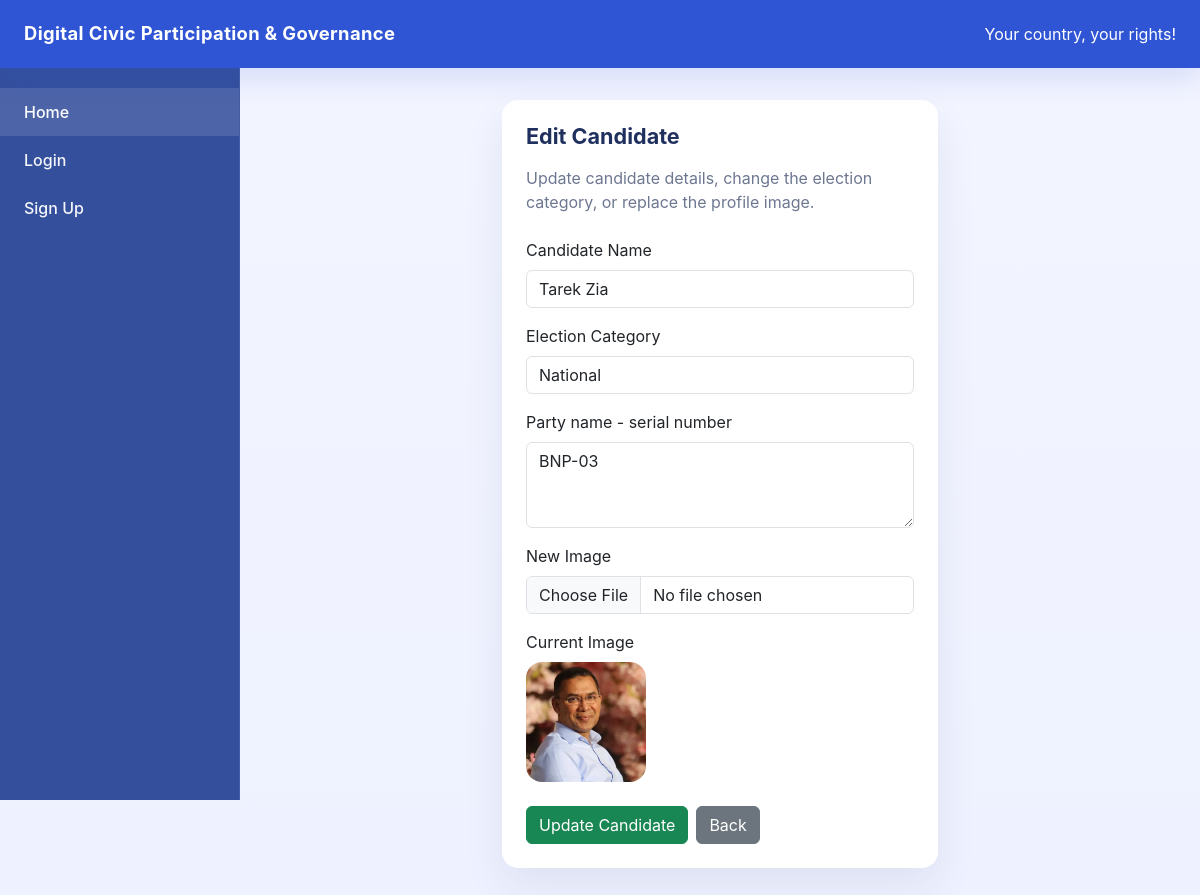
The app's page /candidates/edit/1, older data.
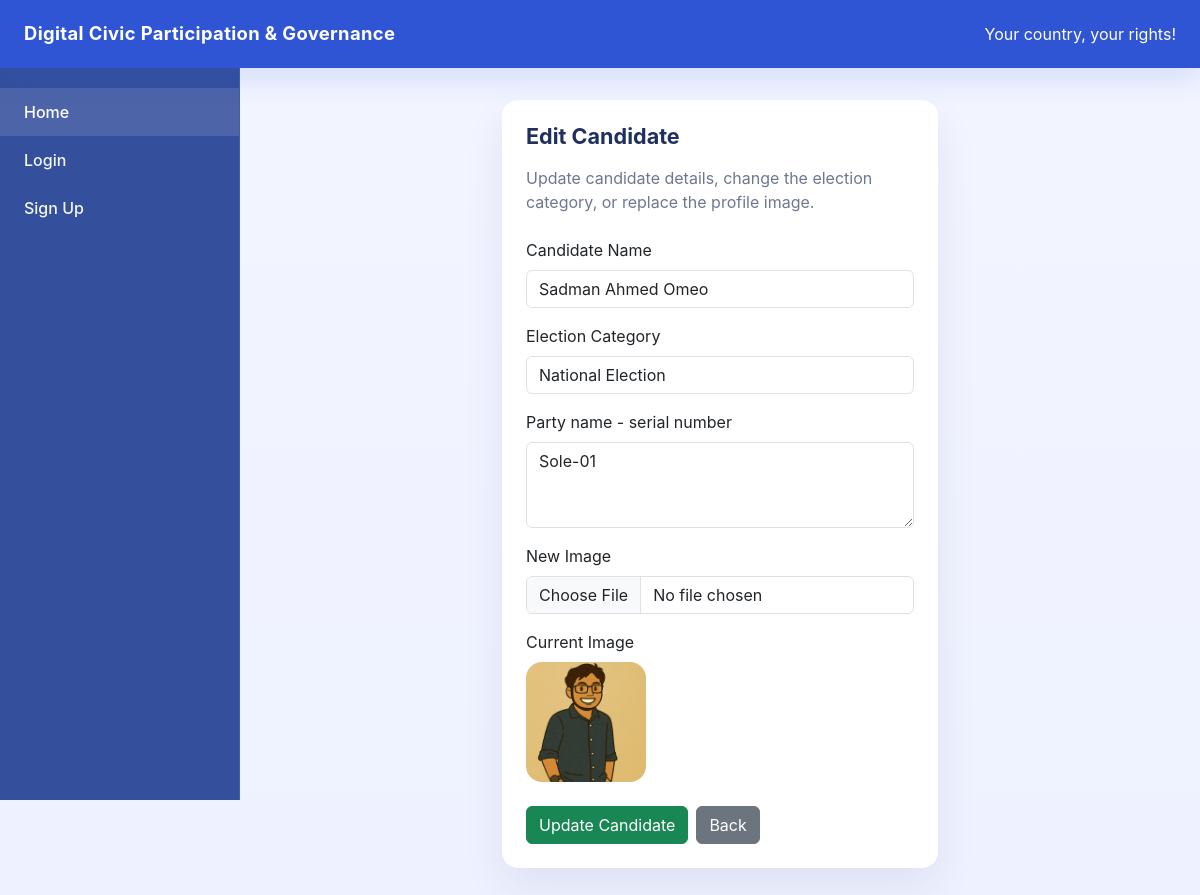
The same page, newer data.
### models/candidate.py (models this page shows)
class Candidate(db.Model):
    __tablename__ = "candidate"
    id = db.Column(db.Integer, primary_key=True)
    name = db.Column(db.String(100), nullable=False)
    category = db.Column(db.String(100), nullable=False)
    description = db.Column(db.String(500), nullable=True)
    image = db.Column(db.String(200), nullable=True)

### routes/candidate_routes.py (the view)
@c_bp.route("/edit/<int:candidate_id>", methods=["GET"])
def edit_candidate_page(candidate_id):
    candidate = Candidate.query.get(candidate_id)
    if not candidate:
        return "Candidate Not Found", 404
    return render_template("edit_candidate.html", candidate=candidate)

### app.py (called while the page is built, shortened)
@app.context_processor
def inject_notification_count():
    unread_notification_count = 0
    current_user = None  # added
    voter_id = session.get("user_id")
    return dict(unread_notification_count=unread_notification_count, current_user=current_user)

### templates/edit_candidate.html
{% extends "base.html" %}
{% block content %}
<div class="row justify-content-center">
    <div class="col-xl-6 col-lg-8">
        <div class="card card-smooth">
            <div class="card-body p-4">
                <h1 class="section-title mb-3">Edit Candidate</h1>
                <p class="page-intro mb-4">Update candidate details, change the election category, or replace the profile image.</p>
                <form action="{{ url_for('c_bp.update_candidate', candidate_id=candidate.id) }}" method="POST" enctype="multipart/form-data">
                    <div class="mb-3">
                        <label class="form-label">Candidate Name</label>
                        <input type="text" name="name" class="form-control" value="{{ candidate.name }}" required>
                    </div>
                    <div class="mb-3">
                        <label class="form-label">Election Category</label>
                        <input type="text" name="category" class="form-control" value="{{ candidate.category }}" required>
                    </div>
                    <div class="mb-3">
                        <label class="form-label">Party name - serial number</label>
                        <textarea name="description" class="form-control" rows="3" placeholder="BNP-03">{{ candidate.description }}</textarea>
                    </div>
                    <div class="mb-3">
                        <label class="form-label">New Image</label>
                        <input type="file" name="image" class="form-control">
                    </div>
                    {% if candidate.image %}
                        <div class="mb-4">
                            <p class="mb-2">Current Image</p>
                            <img src="{{ url_for('static', filename='uploads/' + candidate.image) }}" class="rounded-4" width="120" height="120" style="object-fit: cover;">
                        </div>
                    {% endif %}
                    <div class="d-flex gap-2 flex-wrap">
                        <button type="submit" class="btn btn-success">Update Candidate</button>
                        <a href="{{ url_for('c_bp.candidates_page') }}" class="btn btn-secondary">Back</a>
                    </div>
                </form>
            </div>
        </div>
    </div>
</div>
{% endblock %}

### templates/base.html (shortened to what this page needs)
<!DOCTYPE html>
<html lang="en">
<head>
    <link href="https://cdn.jsdelivr.net/npm/bootstrap@5.3.3/dist/css/bootstrap.min.css" rel="stylesheet">
</head>
<body>
    <div class="topbar">
        <span class="brand">Digital Civic Participation & Governance</span>
        <div class="d-none d-lg-flex gap-3 align-items-center text-white-75">
            {% if current_user %}
                <span>
                    {{ current_user.Name }} |
                    {% if current_user.role == "admin" %}
                        Admin
                    {% else %}
                        Citizen
                    {% endif %}
                </span>
            {% else %}
                <span>Your country, your rights!</span>
            {% endif %}
        </div>
    </div>
    <div class="sidebar">
        {% if current_user %}
            <a class="active" href="{{ url_for('dashboard') }}">Dashboard</a>
            {% if current_user.role == "admin" %}
                <a href="{{ url_for('e_bp.election_creation_page') }}">Election Creation</a>
                <a href="{{ url_for('c_bp.candidates_page') }}">Candidates</a>
                <a href="{{ url_for('complaint_bp.complaints_page') }}">Complaints</a>
                <a href="{{ url_for('result_bp.results_page') }}">Results</a>
                <a href="{{ url_for('audit.audit_logs') }}">Audit Logs</a>
                <a href="{{ url_for('admin.getVoters') }}">Manage Users</a>
                <a href="{{ url_for('chat.chatbot_page') }}">Chatbot</a>
            {% else %}
                <a href="{{ url_for('s_bp.service_requests_page') }}">Service Requests</a>
                <a href="{{ url_for('complaint_bp.complaints_page') }}">Complaints</a>
                <a href="{{ url_for('vote_flow.election_select') }}">Vote Casting</a>
                <a href="{{ url_for('notification_bp.notifications_page') }}">
                    Notifications
                    {% if unread_notification_count > 0 %}
                        <span class="badge bg-warning text-dark ms-2">{{ unread_notification_count }}</span>
                    {% endif %}
                </a>
                <a href="{{ url_for('chat.chatbot_page') }}">Chatbot</a>
            {% endif %}
            <a href="{{ url_for('auth.logout') }}">Logout</a>
        {% else %}
            <a class="active" href="{{ url_for('home') }}">Home</a>
            <a href="{{ url_for('auth.login') }}">Login</a>
            <a href="{{ url_for('auth.signup') }}">Sign Up</a>
        {% endif %}
    </div>
    <main class="content">
        {% block content %}{% endblock %}
    </main>
</body>
</html>

### templates/base.html (style rules this page uses)
:root { --brand: #2f55d4; --brand-soft: #edf0ff; --surface: #ffffff; --surface-soft: #f4f6ff; --text: #1f305f; --muted: #6d7790; }
body { margin: 0; min-height: 100vh; background: linear-gradient(180deg, #f3f5ff 0%, #eef1ff 100%); font-family: Inter, system-ui, -apple-system, BlinkMacSystemFont, "Segoe UI", sans-serif; color: var(--text); }
.topbar { position: fixed; top: 0; left: 0; right: 0; height: 68px; background: var(--brand); color: #fff; display: flex; align-items: center; justify-content: space-between; padding: 0 24px; z-index: 1000; box-shadow: 0 10px 30px rgba(47, 85, 212, 0.16); }
.topbar .brand { font-size: 1.15rem; font-weight: 700; letter-spacing: 0.02em; }
.sidebar { position: fixed; top: 68px; left: 0; width: 240px; height: calc(100vh - 68px); background: #344f9c; padding: 20px 0; overflow-y: auto; border-right: 1px solid rgba(255, 255, 255, 0.08); }
.sidebar a { display: block; padding: 12px 24px; color: rgba(255, 255, 255, 0.95); text-decoration: none; font-weight: 500; transition: background 0.2s ease, color 0.2s ease; }
.sidebar a:hover, .sidebar a.active { background: rgba(255, 255, 255, 0.12); color: #fff; }
.content { margin-left: 240px; margin-top: 68px; padding: 32px; min-height: calc(100vh - 68px); }
.card-smooth { border: 0; border-radius: 1rem; background: var(--surface); box-shadow: 0 18px 40px rgba(23, 45, 92, 0.08); }
.section-title { font-size: 1.35rem; font-weight: 700; margin-bottom: 1.25rem; color: var(--text); }
.page-intro { color: var(--muted); margin-bottom: 1.75rem; }

Row changes from the older to the newer data that the page shows:
changed Candidate: name "Tarek Zia" → "Sadman Ahmed Omeo"; category "National" → "National Election"; description "BNP-03" → "Sole-01"; image: a different picture
